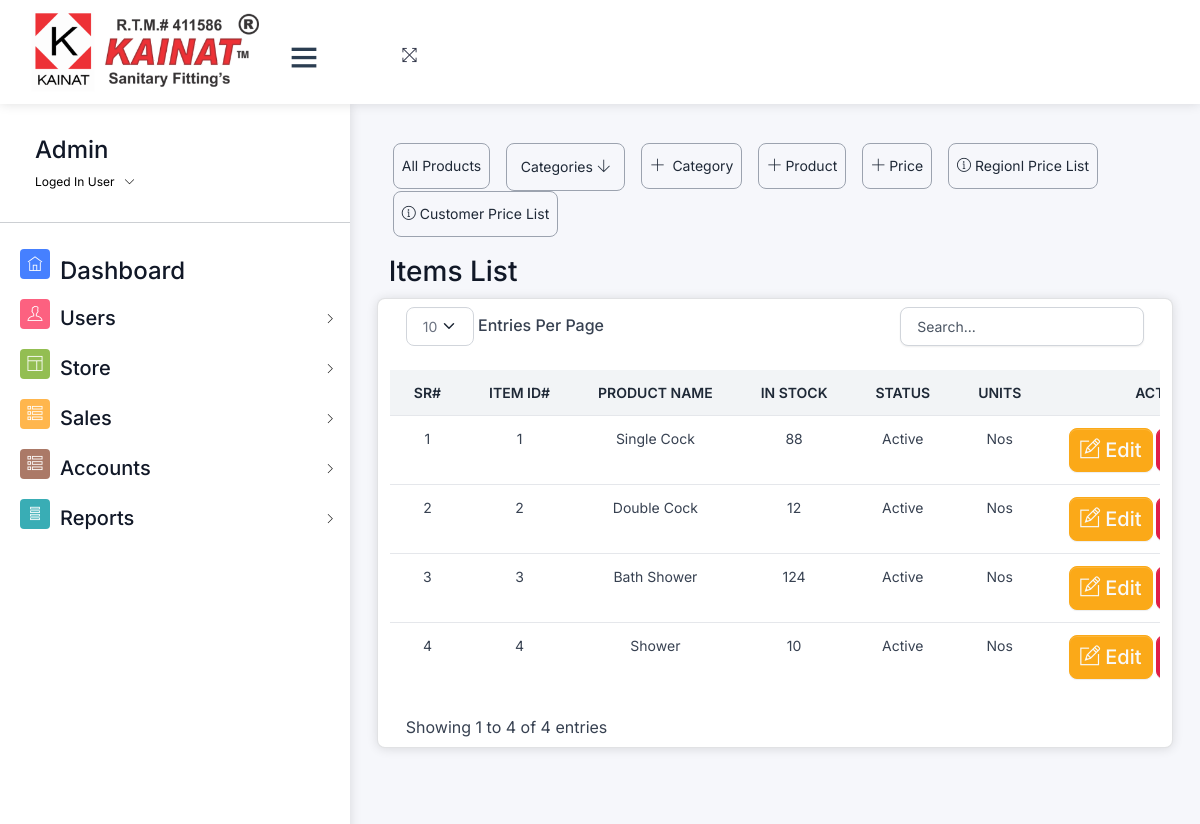
The page /finished_product/ (signed in) on the database as committed earlier.
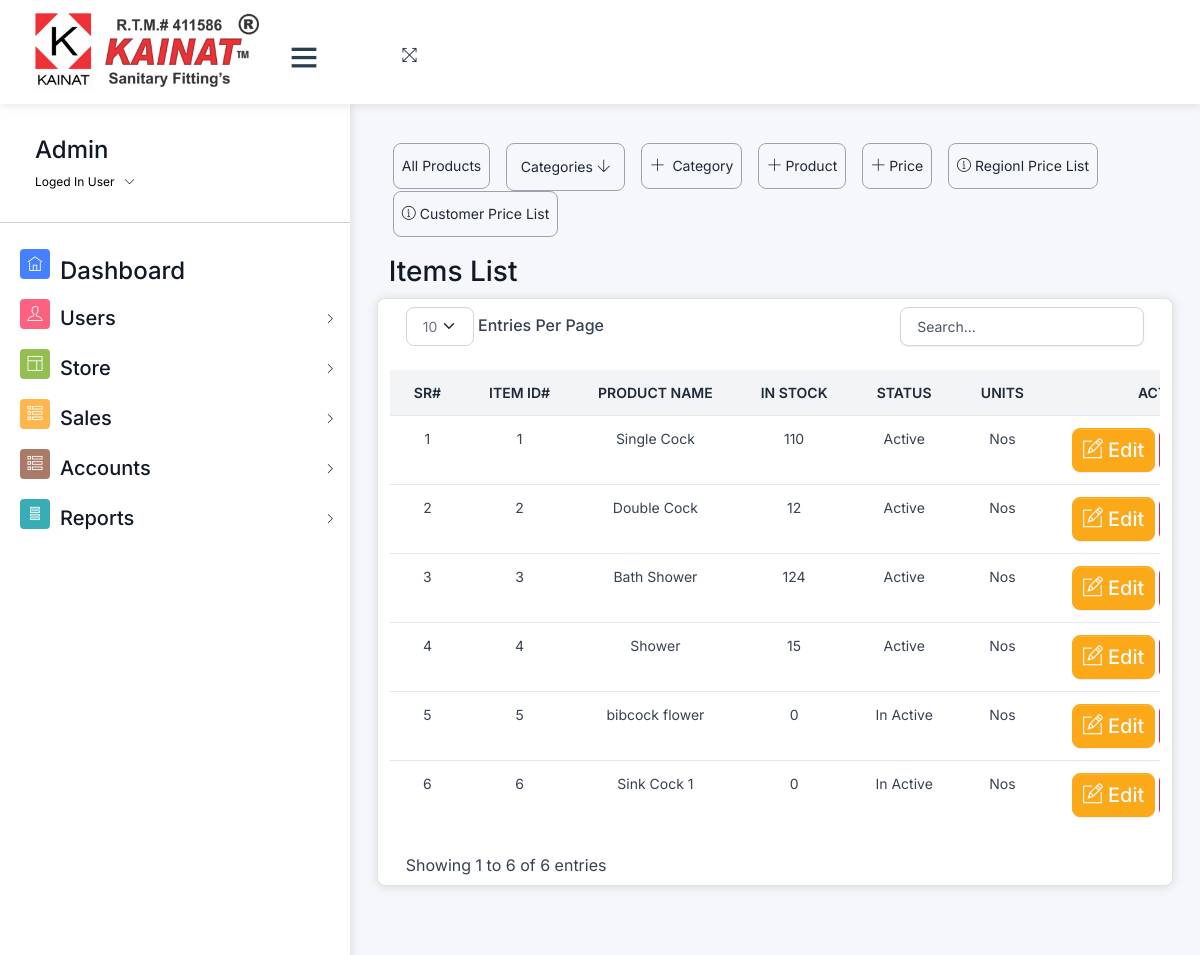
The same page on the database as committed later.
### home/models.py (models this page shows, shortened)
class Final_Product(models.Model):
        ACTIVE = 'Atcive'
        INACTIVE = 'Inactive'
        KGS='Kgs'
        NOS='Nos'
        STATUS_TYPE_CHOICES = [
        (ACTIVE , 'Active'),
        (INACTIVE ,'Inactive'),
    ]
        UNIT_CHOICES = [
        (NOS ,'Nos'),
        (KGS ,'Kgs')
    ]
        productname=models.CharField(max_length=255,unique=True)
        unit=models.CharField(max_length=50,choices=UNIT_CHOICES,default=NOS)
        category=models.ForeignKey(Finish_Product_Category,on_delete=models.RESTRICT)
        company=models.ForeignKey(Company,on_delete=models.RESTRICT)
        purchase=models.PositiveIntegerField(null=True,blank=True)
        sale_rate=models.PositiveIntegerField(null=True,blank=True)
        labour=models.FloatField(null=True,blank=True)
        product_status=models.BooleanField(default=False)
        is_deleted = models.BooleanField(default=False)
        product_slug=AutoSlugField(populate_from="productname",unique=True,null=True,default=None)
        def get_current_stock(self):
            grn_total = Final_Product_Note_Product.objects.filter(product_id=self.id).aggregate(total=Sum('quantity'))['total'] or 0
            sale_total = Sales_Receipt_Product.objects.filter(product_id=self.id).aggregate(total=Sum('quantity'))['total'] or 0
            current_stock = grn_total - sale_total
            return current_stock

### home/views/finished_product.py (the view)
# urls.py: path('product/', product.products , name="product"),
@login_required
@permission_required('home.view_final_product', login_url='/login/')
def products(request):
    category_selected=False
    categoryID=(request.GET.get('category'))
    if categoryID:
        categories=Finish_Product_Category.objects.filter(is_deleted=False,id=categoryID)
        category_selected=True
        products=Final_Product.objects.filter(category=categoryID,is_deleted=False)
        for p in products:
           print(p.product_status)
    else:
        categories=Finish_Product_Category.objects.filter(is_deleted=False)
        products=Final_Product.objects.filter(is_deleted=False).order_by('category')
        for p in products:
           print(p.product_status)
    data={'products':products,'categories':categories,'category_selected':category_selected}
    return render(request,"stock_finished_product/products_home.html",data)

### templates/stock_finished_product/products_home.html (shortened to what this page needs)
{% extends 'css-js-links.html' %}
{% load custom_filters %}
{% load crispy_forms_tags %}
{% block context %}
{% if request.user.is_superuser %}
{% include 'navbar.html' %}
{% else %}
{% include 'store/navbar.html' %}
{% endif %}
{% endblock context %}
{% block body %}
<div class="pcoded-content">
  <div class="pcoded-inner-content">
    <div class="main-body">
      <div class="page-wrapper">
        <div class="page-body">
          <div class="row">
            {% include 'stock_finished_product/product_menu.html' %}
            <div id="product" class="col-md-12">
              <h3 class="">Items List</h3>
            </div>
            <div class="card py">
              <div class="table-responsive py-2">
                {% if products %}
                <table class="table table-flush" id="datatable">
                  <thead class="thead-light">
                    <tr>
                      <th class="border-bottom fw-bolder text-center" scope="col">
                        Sr#
                      </th>
                      <th class="border-bottom fw-bolder text-center" scope="col">
                        Item ID#
                      </th>
                      <th class="border-bottom fw-bolder text-center" scope="col">
                        Product Name
                      </th>
                      <th class="border-bottom fw-bolder text-center" scope="col">
                        In Stock
                      </th>
                      <th class="border-bottom fw-bolder text-center" scope="col">
                        Status
                      </th>
                      <th class="border-bottom fw-bolder text-center" scope="col">
                        Units
                      </th>
                      <th class="border-bottom fw-bolder text-center" scope="col">
                        Actions
                      </th>
                    </tr>
                  </thead>
                  <tbody>
                    {% for data in products %}
                    <tr id="salereceipt-{{ data.id }}">
                      <td class="text-center">{{ forloop.counter }}</td>
                      <td class="text-center">{{ data.id }}</td>
                      <td class="text-center">{{ data.productname }}</td>
                      <td class="text-center">{{ data.get_current_stock }}</td>
                      <td class="text-center">
                        {% if data.product_status %}
                        Active
                        {% else %}
                        In Active
                        {% endif %}</td>
                      <td class="text-center">{{ data.unit }}</td>
                      <td>
                        {% if perms.home.change_final_product %}
                        <a class="btn btn-sm btn-warning fs-5 text-light" href={% url 'editfinishedproduct' id=data.id %}>
                          <i class="ti-pencil-alt"></i>Edit</a>
                        {% endif %}
                        {% if perms.home.delete_final_product %}
                        <a class=" btn btn-sm btn-danger fs-5" href={% url 'deletefinishedproduct' id=data.id %} onclick="return confirm('Are you sure you want to delete this product?');">Delete</a>
                        {% endif %}
                      </td>
                    </tr>
                    {% endfor %}
                  </tbody>
                </table>
                {% else %}
                <h4 class="text-center fs-5 alert alert-warning">No Record Found</h4>
                {% endif %}
              </div>
            </div>
          </div>
        </div>
      </div>
    </div>
  </div>
  {% endblock body %}

### templates/css-js-links.html (shortened to what this page needs)
<!DOCTYPE html>
{% load static %}
<html lang="en">
<head>
  <link rel="stylesheet" type="text/css" href="{%  static 'assets/css/bootstrap/css/bootstrap.min.css' %}">
  <link rel="stylesheet" type="text/css" href="{% static 'assets/icon/themify-icons/themify-icons.css' %}">
  <link rel="stylesheet" type="text/css" href="{% static 'assets/icon/icofont/css/icofont.css' %}">
  <link rel="stylesheet" type="text/css" href="{% static 'assets/css/style.css' %}">
  <link rel="stylesheet" type="text/css" href="{% static 'assets/css/jquery.mCustomScrollbar.css' %}">
  <link rel="stylesheet" href="{% static 'assets/DataTables/datatables.min.css' %}" />
  <link type="text/css" href="{% static 'css/volt.css' %}" rel="stylesheet" />
</head>
<body>
    {% block context %} {% endblock context %}
    {% block body %} {% endblock body %}
</body>
</html>

### templates/navbar.html (shortened to what this page needs)
{% load static %}
<div id="pcoded" class="pcoded">
  <div class="pcoded-container navbar-wrapper">
    <nav style="padding: 0 ; margin: 0 ;" class="navbar header-navbar pcoded-header">
      <div class="navbar-wrapper">
        <div style="height: 100px ;background-color: #ffffff " class="navbar-logo  ">
          <a class="mobile-menu mt-2 text-dark fs-3" id="mobile-collapse" href="#!">
            <i class="ti-menu text-dark"></i>
          </a>
          <a class=" fs-4  btn " href="/"><img style="height: 90px" src="{% static 'assets/images/kainat.png' %}"
              alt=""></a>
        </div>
        <div class="navbar-container container-fluid">
          <ul class="nav-left">
            <li class="mt-3">
              <a href="#!" onclick="javascript:toggleFullScreen()">
                <i class="ti-fullscreen"></i>
              </a>
            </li>
            <li>
              <div id="display-msg" class="text-center mt-4" style="min-height: 70px">
              </div>
            </li>
          </ul>
    </nav>
    <div class="pcoded-main-container">
      <div class="pcoded-wrapper">
        <nav class="pcoded-navbar">
          <div class="pcoded-inner-navbar main-menu">
            <div class="">
              <div class="main-menu-header">
                <div class="user-details">
                  <span>
                    <h4>{{request.user}}</h4>
                  </span>
                  <span id="more-details">Loged In User<i class="ti-angle-down"></i></span>
                </div>
              </div>
            </div>
            <hr>
            <ul class="pcoded-item pcoded-left-item">
              {% if perms.home.view_dashboard %}
              <li class=" {% if request.path == '/' %} color-info {% endif %}">
                <a href="/">
                  <span class="pcoded-micon"><i class="ti-home"></i><b>D</b></span>
                  <span class="pcoded-mtext fs-5" data-i18n="nav.dash.main">
                    <h4>Dashboard</h4>
                  </span>
                </a>
              </li>
              {% endif %}
              {% if perms.home.view_user %}
              <li
                class="pcoded-hasmenu  {% if request.path == '/create_user/' or request.path == '/list_users/' %} color-info {% endif %} ">
                <a href="javascript:void(0)">
                  <span class="pcoded-micon"><i class="ti-user"></i></span>
                  <span class="pcoded-mtext fs-5" data-i18n="nav.basic-components.main">
                    <h5>Users</h5>
                  </span>
                </a>
              </li>
              {% endif %}
              {% if perms.home.view_store %}
              <li
                class="pcoded-hasmenu   ">
                <a href="javascript:void(0)">
                  <span class="pcoded-micon"><i class="ti-layout"></i></span>
                  <span class="pcoded-mtext fs-5" data-i18n="nav.basic-components.main">
                    <h5>Store</h5>
                  </span>
                </a>
              </li>
              {% endif %}
              {% if perms.home.view_sales_receipt %}
              <li class="pcoded-hasmenu {% if request.path == '/list-sales/'  %} color-info {% endif %} ">
                <a href="javascript:void(0)">
                  <span class="pcoded-micon"><i class="ti-view-list-alt"></i></span>
                  <span class="pcoded-mtext fs-5" data-i18n="nav.basic-components.main">
                    <h5>Sales</h5>
                  </span>
                </a>
              </li>
              {% endif %}
              {% if perms.home.view_account %}
              <li
                class="pcoded-hasmenu  ">
                <a href="javascript:void(0)">
                  <span class="pcoded-micon"><i class="ti-view-list-alt"></i></span>
                  <span class="pcoded-mtext fs-5" data-i18n="nav.basic-components.main">
                    <h5>Accounts</h5>
                  </span>
                </a>
              </li>
              {% endif %}
              {% if perms.home.view_reports %}
              <li
                class="pcoded-hasmenu  {% if request.path == '/us/' or request.path == '/create/' %} color-info {% endif %} ">
                <a href="javascript:void(0)">
                  <span class="pcoded-micon"><i class="ti-layout-menu-v"></i></span>
                  <span class="pcoded-mtext fs-5" data-i18n="nav.basic-components.main">
                    <h5>Reports</h5>
                  </span>
                </a>
              </li>
              {% endif %}
            </ul>
          </div>
        </nav>

### templates/stock_finished_product/product_menu.html (shortened to what this page needs)
<ul class="nav nav-pills ms-3 mb-3">
  <li class="nav-item " style="line-height:2;">
    <a class="nav-link p-2" aria-current="page" href="/finished_product/" class="list-group-item">All Products</a>
  </li>
  {% if not prod %}
    {% if not category_selected %}
<li class="nav-item dropdown">
    <a class="nav-link dropdown-toggle"  data-bs-toggle="dropdown" href="#" role="button" aria-expanded="false">Categories<i class="ti-arrow-down ms-1"></i></a>
  </li>
  {% endif %}
  {% endif %}
  {% if category_selected %}
  {% for category in categories %}
  {% if perms.home.add_product %}
  <li class="nav-item " style="line-height:2;">
    <a class="nav-link p-2" href="#" class="list-group-item">
    </i> {{category}} </a>
  </li>
  <li class="nav-item " style="line-height:2;">
    <a class="nav-link p-2" href="/add-finished-product?category={{category.id}}" class="list-group-item">
      <i class="ti-plus"></i> Products</a>
  </li>
  <li  class="nav-item " style="line-height:2;">
    <a class="nav-link p-2" href="{% url 'addfinalproductprice' category.id %}" class="list-group-item">
      <i class="ti-plus me-1"></i> Price</a>
  </li>
  <!-- <li class="nav-item">
    <a class="nav-link p-1 " href="{% url 'addproductprice' category.id %}" class="list-group-item">
      Add Item Price
    </a>
  </li>
  <li class="nav-item">
    <a class="nav-link p-1" href="{% url 'searchproductprice' category.id %}"
      class="list-group-item">Search Items Price</a>
  </li> -->
  {% endif %}
  {% endfor %}
  {% elif add_category or category_selected == False %}
  {% if perms.home.add_category %}
  <li class="nav-item" style="line-height:2;">
    <a class="nav-link p-2" href="/finished-product-category/" class="list-group-item"><i class="ti-plus me-1"></i>
      Category</a>
  </li>
  <li class="nav-item " style="line-height:2;">
    <a class="nav-link p-2" href="/add-finished-productmain/" class="list-group-item">
      <i class="ti-plus me-1"></i>Product</a>
  </li>
  <li  class="nav-item " style="line-height:2;">
    <a class="nav-link p-2" href="{% url 'addfinalproductpricemain' %}" class="list-group-item">
      <i class="ti-plus"></i> Price</a>
  </li>
  <li  class="nav-item " style="line-height:2;">
    <a class="nav-link p-2 " href="/list_product_price/?region=True" class="list-group-item">
      <i class="ti-info-alt"></i> Regionl Price List</a>
  </li>
  <li  class="nav-item " style="line-height:2;">
    <a class="nav-link p-2 " href="/list_product_price/?customer=True" class="list-group-item">
      <i class="ti-info-alt"></i> Customer Price List</a>
  </li>
  {% endif %}
  {% endif %}
</ul>

Rows that differ between the two databases and show on the page:
computed for Final_Product "Single Cock": get_current_stock "88" → "110"
computed for Final_Product "Shower": get_current_stock "10" → "15"
added Final_Product: id "5", productname "bibcock flower", get_current_stock "0", product_status "In Active", unit "Nos"
added Final_Product: id "6", productname "Sink Cock 1", get_current_stock "0", product_status "In Active", unit "Nos"
Other text that changed with them:
text written by a page script: "Entries Per Page Showing 1 to 4 of 4 entries" → "Entries Per Page Showing 1 to 6 of 6 entries"
